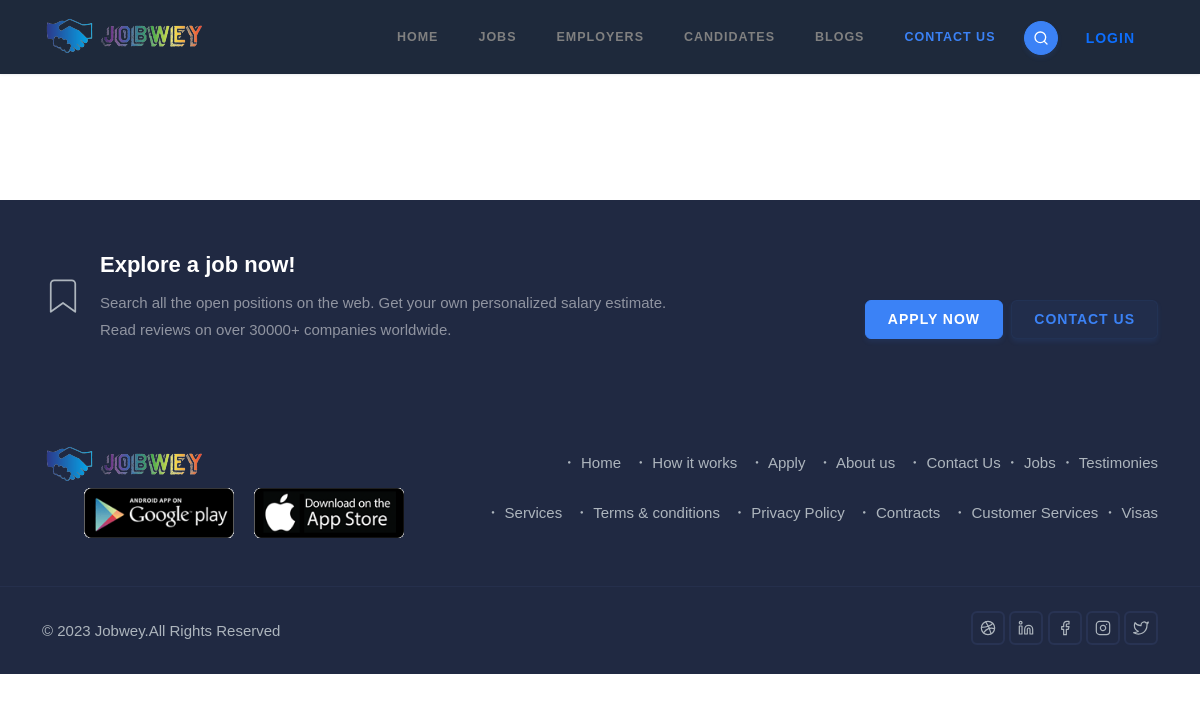
Page /visa/ on the earlier database version.
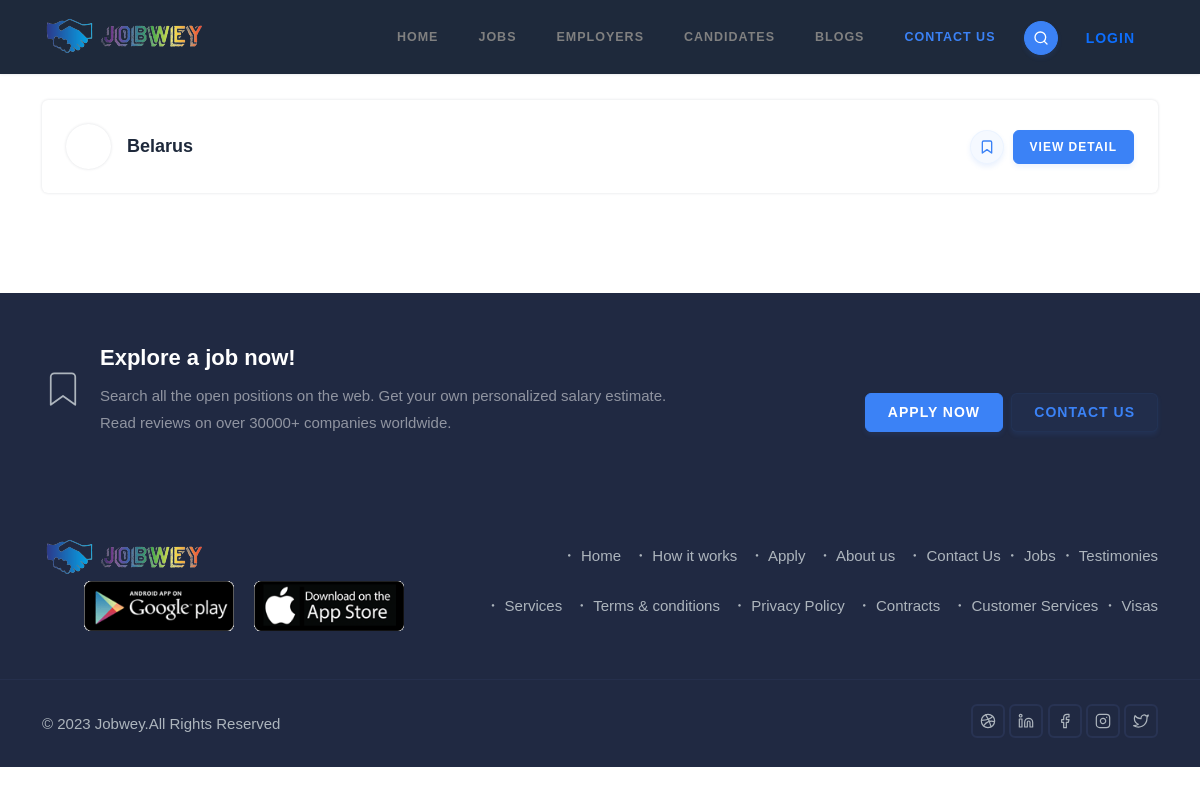
Same page on the later database version.
### jobwey/models.py (models this page shows, shortened)
class Visa(models.Model):
    country = models.CharField(max_length=100, unique=True)
    slug = models.SlugField(max_length=100)
    content = tinymce_models.HTMLField()
    def get_absolute_url(self):
        return reverse("jobwey:visa_detail", kwargs={"slug": self.slug})

### jobwey/views.py (the view)
# urls.py: path("visa/", views.VisaListView.as_view(), name="visas"),
class VisaListView(TemplateView):
    template_name = "jobwey/visas.html"
    queryset = Visa.objects.all().order_by("-id")
    def get_context_data(self, **kwargs):
        context = super().get_context_data(**kwargs)
        context['visas'] = self.queryset
        return context

### tokens/models.py (called while the page is built)
    def __str__(self):
        return f"{self.pk}"

### upjobwey/context_processors.py (called while the page is built)
def get_recent_time():
    return timezone.now() - datetime.timedelta(days=7)

def site_constants(request):
    return dict(
        dribbble="jobwey",
        linkedin="jobwey",
        facebook="jobwey",
        instagram="jobwey",
        twitter="jobwey",
        tinymce_apikey=TinyMceApiKey.objects.filter(is_active=True).last(),
        tags = Tag.objects.all()[:8],
        recent_posts = Post.objects.filter(createdAt__gte=get_recent_time()).all().order_by("?")[:6],
    )

### templates/jobwey/visas.html (shortened to what this page needs)
{% extends "base.html" %}
{% load static %}
{% block main %}
<div class="container mt-60">
  {% if visas %}
  <div class="row g-4">
    {% for visa in visas %}
    <div class="col-12">
      <div
        class="job-post job-post-list rounded shadow p-4 d-md-flex align-items-center justify-content-between position-relative"
      >
        <div class="d-flex align-items-center w-310px">
          <svg
            class="img-fluid avatar avatar-md-sm rounded-circle shadow"
            width="40"
            height="40"
            data-jdenticon-value="user{{visa.pk}}"
          ></svg>
          <div class="ms-3">
            <a href="job-detail-one.html" class="h5 title text-dark"
              >{{visa.country}}</a
            >
          </div>
        </div>
        <div class="mt-3 mt-md-0">
          <a
            href=""
            class="btn btn-sm btn-icon btn-pills btn-soft-primary bookmark"
            ><i data-feather="bookmark" class="icons"></i
          ></a>
          <a
            href="{{visa.get_absolute_url}}"
            class="btn btn-sm btn-primary w-full ms-md-1"
            >View detail</a
          >
        </div>
      </div>
    </div>
    {% endfor %}
  </div>
  {% endif %}
</div>
{% endblock main %}

Differences in the rows shown:
added Visa: country "Belarus"
